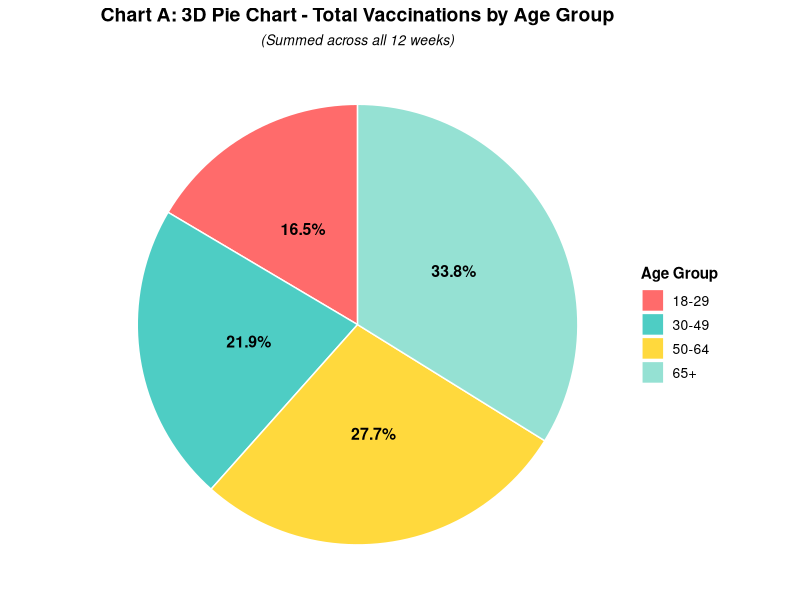
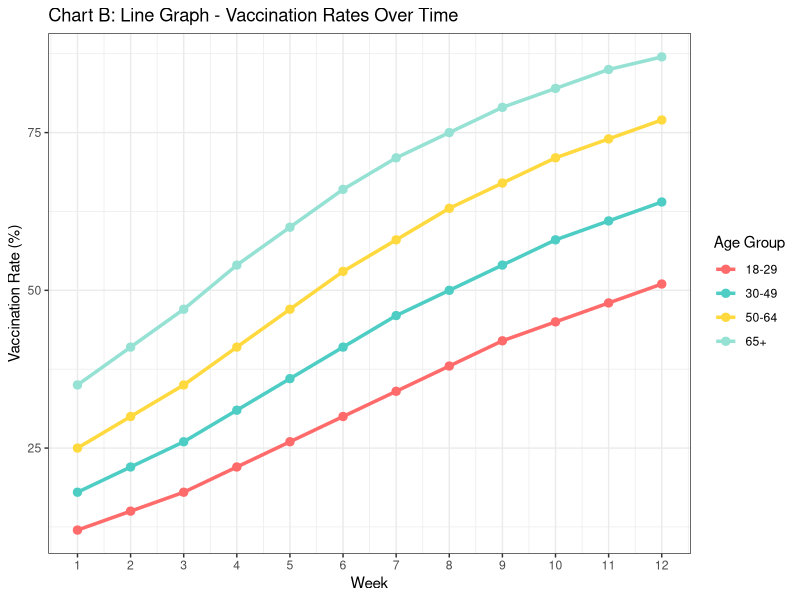
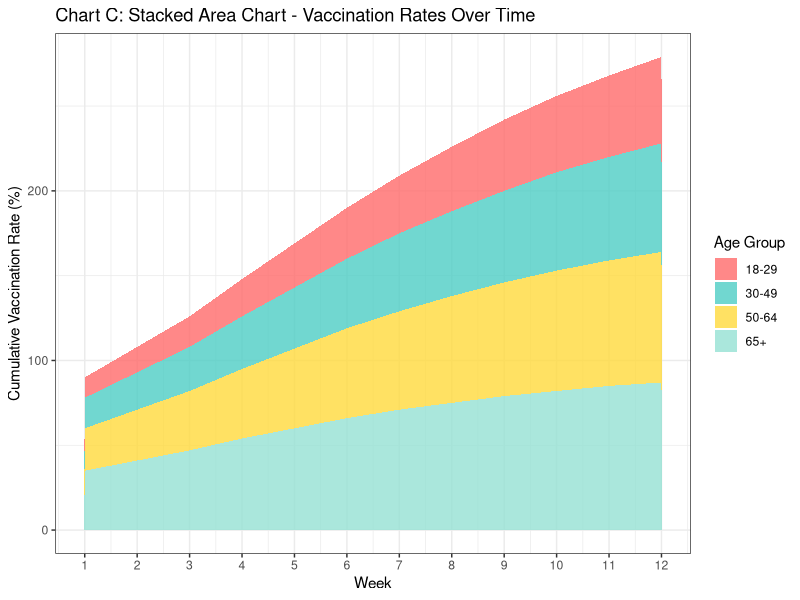
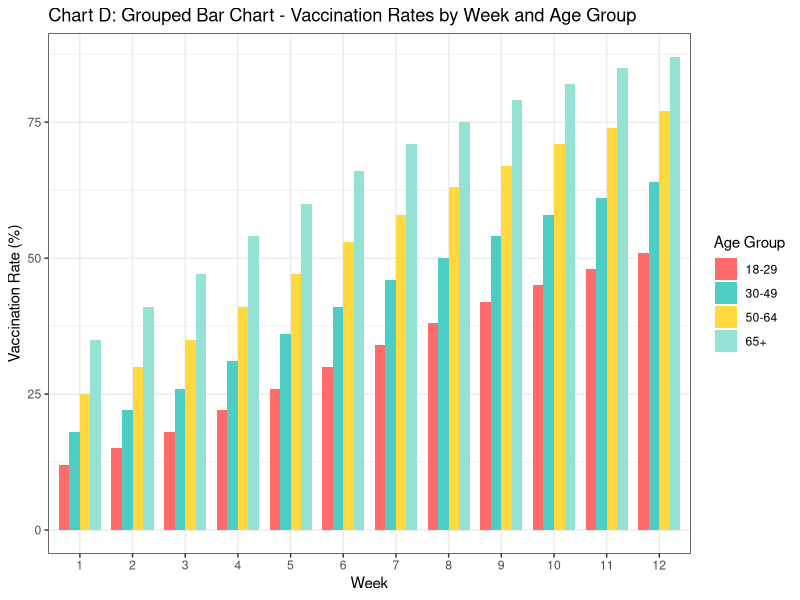
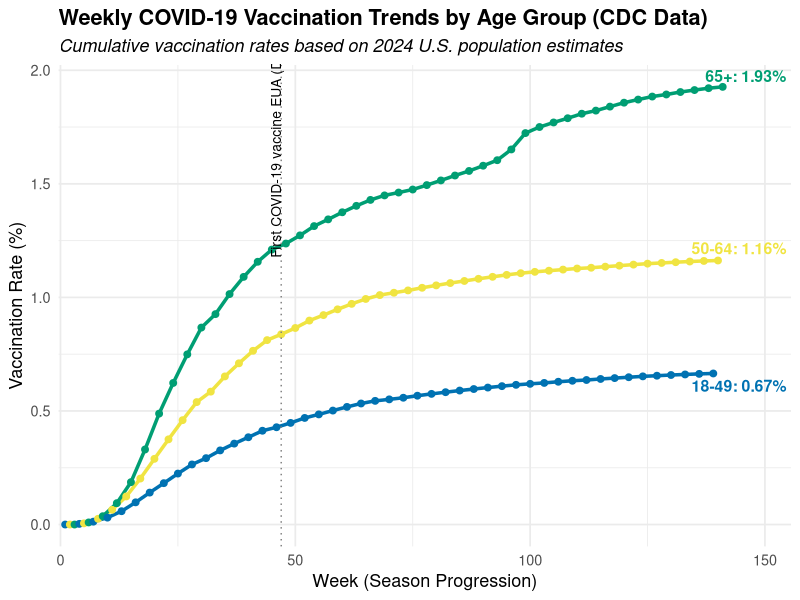
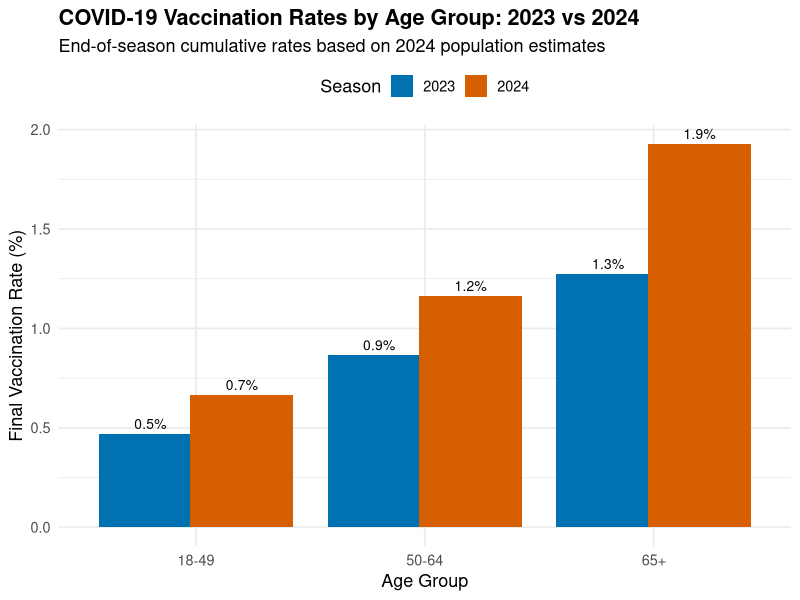
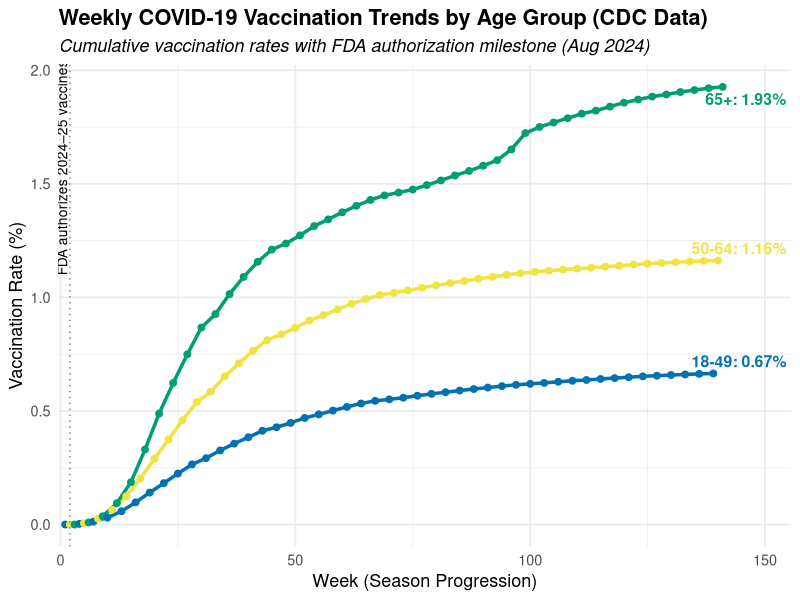

Write the R code that produced these figures, in order.
## ---- chunk 1
#| label: fig-comparing-graphics-figures
#| fig-cap: "Four different representations of COVID vaccination rates."
#| fig-subcap: ["Caption 1", "Caption 2", "Caption 3", "Caption 4"]
#| fig-alt: [ "A pie chart showing the total COVID-19 vaccinations summed across all 12 weeks by age group. The largest portion, about 33.8%, is for adults aged 65 and older, followed by 50–64 at 27.7%, 30–49 at 21.9%, and 18–29 at 16.5%.", "A line graph showing vaccination rates over 12 weeks for four age groups. All groups show a steady increase over time, with the 65+ group consistently having the highest rates and the 18–29 group the lowest.", "A stacked area chart showing cumulative vaccination rates over 12 weeks for all age groups. The 65+ group contributes the largest share to the total area, followed by the 50–64, 30–49, and 18–29 groups, illustrating overall growth in vaccination coverage.", "A grouped bar chart displaying weekly vaccination rates for each age group. Each week shows four bars representing the age groups, with values increasing across weeks. Older age groups consistently have taller bars than younger ones, reflecting higher vaccination rates."]
#| layout-ncol: 2
#| code-fold: true

# Load required libraries
suppressPackageStartupMessages({
  library(ggplot2)
  theme_set(theme_bw())
  library(dplyr)
  library(tidyr)
})

# Create sample dataset
set.seed(123)
weeks <- 1:12
age_groups <- c("18-29", "30-49", "50-64", "65+")

# Generate vaccination rate data with realistic patterns
vaccination_data <- data.frame(
  week = rep(weeks, each = 4),
  age_group = rep(age_groups, times = 12),
  vaccination_rate = c(
    # Week-by-week data for each age group
    12, 18, 25, 35,  # Week 1
    15, 22, 30, 41,  # Week 2
    18, 26, 35, 47,  # Week 3
    22, 31, 41, 54,  # Week 4
    26, 36, 47, 60,  # Week 5
    30, 41, 53, 66,  # Week 6
    34, 46, 58, 71,  # Week 7
    38, 50, 63, 75,  # Week 8
    42, 54, 67, 79,  # Week 9
    45, 58, 71, 82,  # Week 10
    48, 61, 74, 85,  # Week 11
    51, 64, 77, 87   # Week 12
  )
)

# Set factor levels for consistent ordering
vaccination_data$age_group <- factor(vaccination_data$age_group, 
                                     levels = c("18-29", "30-49", "50-64", "65+"))

# Define color palette
age_colors <- c("18-29" = "#FF6B6B", 
                "30-49" = "#4ECDC4", 
                "50-64" = "#FFD93D", 
                "65+" = "#95E1D3")

# CHART A: 3D Pie Chart (showing total vaccinations by age group)
# Calculate total vaccinations per age group (sum across weeks)
total_by_age <- vaccination_data %>%
  group_by(age_group) %>%
  summarise(total = sum(vaccination_rate))

# Create pie chart with 3D-like appearance using custom positioning
chart_a <- ggplot(total_by_age, aes(x = "", y = total, fill = age_group)) +
  geom_bar(stat = "identity", width = 1, color = "white") +
  coord_polar("y", start = 0) +
  scale_fill_manual(values = age_colors) +
  labs(title = "Chart A: 3D Pie Chart - Total Vaccinations by Age Group",
       subtitle = "(Summed across all 12 weeks)",
       fill = "Age Group") +
  theme_void() +
  theme(
    plot.title = element_text(hjust = 0.5, size = 14, face = "bold"),
    plot.subtitle = element_text(hjust = 0.5, size = 10, face = "italic"),
    legend.position = "right",
    legend.title = element_text(size = 11, face = "bold"),
    legend.text = element_text(size = 10)
  ) +
  # Add percentage labels
  geom_text(aes(label = paste0(round(total/sum(total)*100, 1), "%")),
            position = position_stack(vjust = 0.5),
            size = 4, fontface = "bold")
chart_a

# CHART B: Line Graph - Vaccination Rates Over Time
chart_b <- ggplot(vaccination_data, aes(x = week, y = vaccination_rate, 
                                        color = age_group, group = age_group)) +
  geom_line(linewidth = 1.2) +
  geom_point(size = 2.5) +
  scale_color_manual(values = age_colors) +
  scale_x_continuous(breaks = 1:12) +
  labs(title = "Chart B: Line Graph - Vaccination Rates Over Time",
       x = "Week",
       y = "Vaccination Rate (%)",
       color = "Age Group")
chart_b

# CHART C: Stacked Area Chart - Vaccination Rates Over Time
chart_c <- ggplot(vaccination_data, aes(x = week, y = vaccination_rate, 
                                        fill = age_group)) +
  geom_area(alpha = 0.8, position = "stack") +
  scale_fill_manual(values = age_colors) +
  scale_x_continuous(breaks = 1:12) +
  labs(title = "Chart C: Stacked Area Chart - Vaccination Rates Over Time",
       x = "Week",
       y = "Cumulative Vaccination Rate (%)",
       fill = "Age Group")
chart_c

# CHART D: Grouped Bar Chart - Vaccination Rates by Week and Age Group
chart_d <- ggplot(vaccination_data, aes(x = factor(week), y = vaccination_rate, 
                                        fill = age_group)) +
  geom_bar(stat = "identity", position = "dodge", width = 0.8) +
  scale_fill_manual(values = age_colors) +
  labs(title = "Chart D: Grouped Bar Chart - Vaccination Rates by Week and Age Group",
       x = "Week",
       y = "Vaccination Rate (%)",
       fill = "Age Group")
chart_d
## ---- chunk 2
# ----------------------------------------------------
# 1. Load CDC vaccination data
# ----------------------------------------------------
library(tidyverse)
library(ggrepel)

cdc <- read_csv("Weekly_Cumulative_Estimated_20251021.csv")

cdc_clean <- cdc %>%
  filter(Location_and_Flu_Season_Order == 38,             # National-level data
         Setting == "Physician Medical Office",
         Age_Group %in% c("18-49", "50-64", "65+")) %>%
  mutate(Week = row_number()) %>%
  select(Week, Age_Group, Cumulative_Doses)

# ----------------------------------------------------
# 2. Define 2023–2024 population data
# ----------------------------------------------------
population <- tibble(
  Age_Group = c("Under 18", "18-49", "50-64", "65+", "18+"),
  Population_2023 = c(78492508, 132711939, 62679401, 59326707, 254718047),
  Population_2024 = c(78297454, 134709073, 62148032, 61179918, 258037023)
)

# Filter for adult CDC groups
pop_2024 <- population %>%
  filter(Age_Group %in% c("18-49", "50-64", "65+")) %>%
  rename(Population = Population_2024)

# ----------------------------------------------------
# 3. Merge CDC data with population and compute rates
# ----------------------------------------------------
cdc_rates <- cdc_clean %>%
  left_join(pop_2024, by = "Age_Group") %>%
  mutate(vaccination_rate = (Cumulative_Doses / Population) * 100)

# ----------------------------------------------------
# 4. Plot cumulative vaccination rate trends
# ----------------------------------------------------
cb_palette <- c("18-49" = "#0072B2",
                "50-64" = "#F0E442",
                "65+"   = "#009E73")

cdc_rates$Age_Group <- factor(cdc_rates$Age_Group, levels = c("18-49", "50-64", "65+"))

Y_max <- max(cdc_rates$vaccination_rate, na.rm = TRUE)
X <- 47  # approximate week of Dec 2020 (first vaccine EUA)

p1 <- ggplot(cdc_rates, aes(x = Week, y = vaccination_rate, color = Age_Group)) +
  geom_line(linewidth = 1.2) +
  geom_point(size = 2) +
  geom_text_repel(
    data = cdc_rates %>% group_by(Age_Group) %>% slice_tail(n = 1),
    aes(label = paste0(Age_Group, ": ", round(vaccination_rate, 2), "%")),
    nudge_x = 0.5,
    direction = "y",
    hjust = 0,
    size = 4,
    fontface = "bold",
    segment.color = "grey50"
  ) +
  geom_vline(xintercept = X, linetype = "dotted", color = "grey50") +
  annotate("text", x = X + 1, y = Y_max * 0.9,
           label = "First COVID-19 vaccine EUA (Dec 2020)",
           angle = 90, vjust = -0.5, size = 3.5) +
  scale_color_manual(values = cb_palette) +
  scale_x_continuous(expand = expansion(mult = c(0.01, 0.1))) +
  labs(
    title = "Weekly COVID-19 Vaccination Trends by Age Group (CDC Data)",
    subtitle = "Cumulative vaccination rates based on 2024 U.S. population estimates",
    x = "Week (Season Progression)",
    y = "Vaccination Rate (%)",
    color = "Age Group"
  ) +
  theme_minimal(base_size = 13) +
  theme(
    legend.position = "none",
    plot.title = element_text(face = "bold"),
    plot.subtitle = element_text(face = "italic")
  )

p1

# ----------------------------------------------------
# 5. Create a grouped bar chart for 2023 vs 2024 comparison
# ----------------------------------------------------
# For illustration, let's simulate or separate by season label:
# (If your data already has separate seasons, replace this section accordingly)
cdc_rates <- cdc_rates %>%
  mutate(Season = if_else(Week <= 52, "2023", "2024"))

cdc_summary <- cdc_rates %>%
  group_by(Age_Group, Season) %>%
  summarize(final_rate = max(vaccination_rate, na.rm = TRUE), .groups = "drop")

p2 <- ggplot(cdc_summary, aes(x = Age_Group, y = final_rate, fill = Season)) +
  geom_bar(stat = "identity", position = position_dodge(width = 0.8)) +
  geom_text(aes(label = paste0(round(final_rate, 1), "%")),
            position = position_dodge(width = 0.8), vjust = -0.5, size = 3.5) +
  scale_fill_manual(values = c("2023" = "#0072B2", "2024" = "#D55E00")) +
  labs(
    title = "COVID-19 Vaccination Rates by Age Group: 2023 vs 2024",
    subtitle = "End-of-season cumulative rates based on 2024 population estimates",
    x = "Age Group",
    y = "Final Vaccination Rate (%)",
    fill = "Season"
  ) +
  theme_minimal(base_size = 13) +
  theme(
    plot.title = element_text(face = "bold"),
    legend.position = "top"
  )

p2
## ---- chunk 3
ggplot(cdc_rates, aes(x = Week, y = vaccination_rate, color = Age_Group)) +
  geom_line(linewidth = 1.2) +
  geom_point(size = 2) +
  geom_text_repel(
    data = cdc_rates %>% group_by(Age_Group) %>% slice_tail(n = 1),
    aes(label = paste0(Age_Group, ": ", round(vaccination_rate, 2), "%")),
    nudge_x = 0.5,
    direction = "y",
    hjust = 0,
    size = 4,
    fontface = "bold",
    segment.color = "grey50"
  ) +
  # --- Annotation for FDA authorization (Aug 2024) ---
  geom_vline(xintercept = 2, linetype = "dotted", color = "grey50") +
  annotate("text", x = 2.5, y = max(cdc_rates$vaccination_rate) * 0.9,
           label = "FDA authorizes 2024–25 vaccines (Aug 2024)",
           angle = 90, vjust = -0.5, size = 3.5) +
  # ---------------------------------------------------
  scale_color_manual(values = cb_palette) +
  scale_x_continuous(expand = expansion(mult = c(0.01, 0.1))) +
  labs(
    title = "Weekly COVID-19 Vaccination Trends by Age Group (CDC Data)",
    subtitle = "Cumulative vaccination rates with FDA authorization milestone (Aug 2024)",
    x = "Week (Season Progression)",
    y = "Vaccination Rate (%)",
    color = "Age Group"
  ) +
  theme_minimal(base_size = 13) +
  theme(
    legend.position = "none",
    plot.title = element_text(face = "bold"),
    plot.subtitle = element_text(face = "italic")
  )
